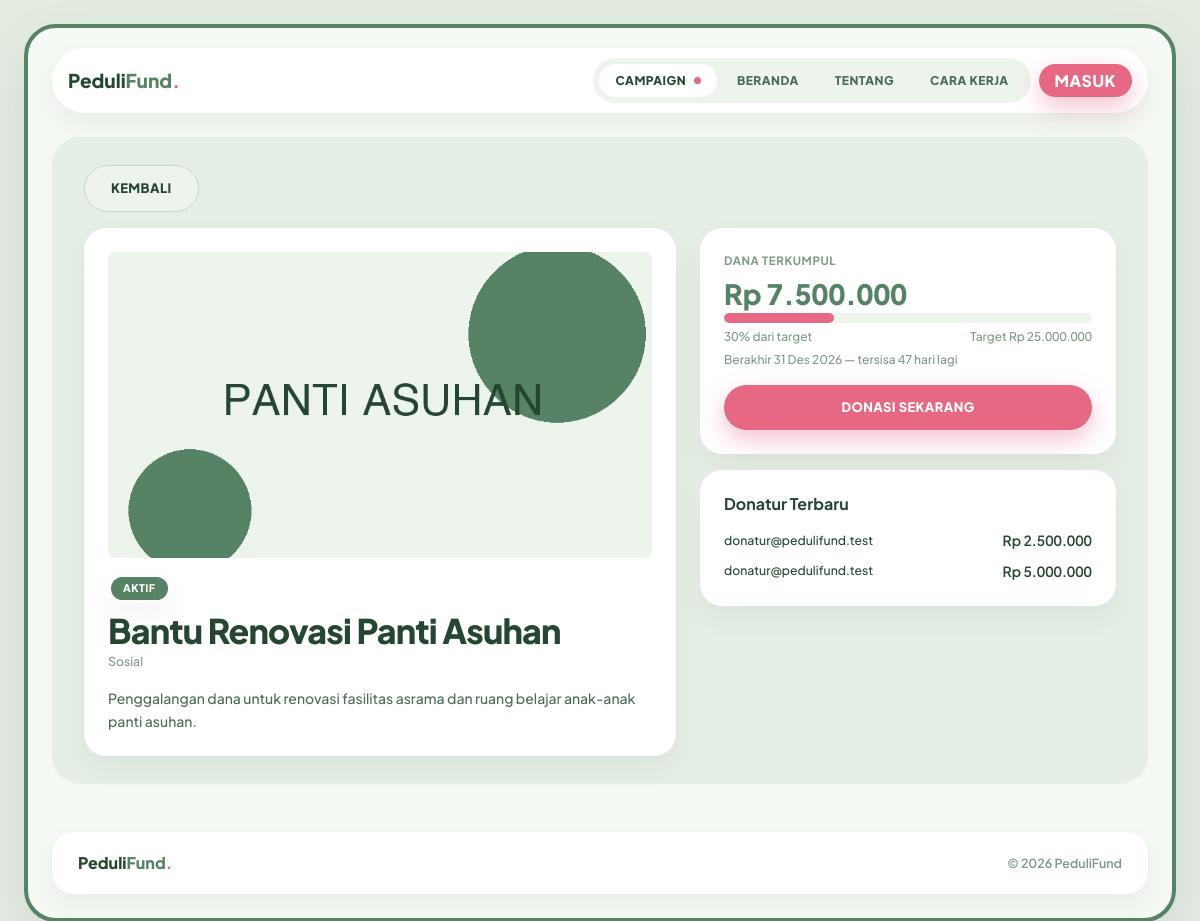
The app's page /detail_campaign.php?id=1 with its own data.
### tables this page shows
CREATE TABLE IF NOT EXISTS campaign (
    id_campaign INT AUTO_INCREMENT PRIMARY KEY,
    id_fundraiser INT NOT NULL,
    judul VARCHAR(255) NOT NULL,
    jenis VARCHAR(100) NOT NULL,
    target_dana DECIMAL(15,2) NOT NULL,
    dana_terkumpul DECIMAL(15,2) DEFAULT 0.00,
    deadline DATE NOT NULL,
    dokumen_campaign VARCHAR(255) NOT NULL,
    status_campaign ENUM('Pending', 'Aktif', 'Ditolak', 'Selesai') DEFAULT 'Pending',
    deskripsi TEXT NOT NULL,
    gambar_campaign VARCHAR(255) NULL,
    CONSTRAINT fk_campaign_pengguna
        FOREIGN KEY (id_fundraiser) REFERENCES pengguna (id_user)
        ON DELETE CASCADE ON UPDATE CASCADE
);

CREATE TABLE IF NOT EXISTS donasi (
    id_donasi INT AUTO_INCREMENT PRIMARY KEY,
    id_campaign INT NOT NULL,
    id_donatur INT NOT NULL,
    nominal DECIMAL(15,2) NOT NULL,
    metode_pembayaran ENUM('Transfer Bank', 'EWallet', 'QRIS') NOT NULL,
    status_pembayaran ENUM('Berhasil', 'Gagal') NOT NULL,
    tanggal_pembayaran DATETIME DEFAULT CURRENT_TIMESTAMP,
    CONSTRAINT fk_donasi_campaign
        FOREIGN KEY (id_campaign) REFERENCES campaign (id_campaign)
        ON DELETE CASCADE ON UPDATE CASCADE,
    CONSTRAINT fk_donasi_pengguna
        FOREIGN KEY (id_donatur) REFERENCES pengguna (id_user)
        ON DELETE CASCADE ON UPDATE CASCADE
);

CREATE TABLE IF NOT EXISTS pengguna (
    id_user INT AUTO_INCREMENT PRIMARY KEY,
    email VARCHAR(255) NOT NULL UNIQUE,
    password VARCHAR(255) NOT NULL,
    role ENUM('Admin', 'Donatur', 'Fundraiser') NOT NULL,
    status_akun ENUM('Aktif', 'Dibekukan') NOT NULL DEFAULT 'Aktif',
    suspend_sampai DATE NULL,
     
    foto_wajah VARCHAR(255) NULL
);

### app/controllers/DonationController.php (called while the page is built, shortened)
<?php
class DonationController
{
    private DonasiEntity $donasiEntity;
    private CampaignEntity $campaignEntity;
    public function __construct(DonasiEntity $donasiEntity, CampaignEntity $campaignEntity)
    {
        $this->donasiEntity = $donasiEntity;
        $this->campaignEntity = $campaignEntity;
    }
    public function tampilkanDetailCampaign(): void
    {
        $idCampaign = (int) ($_GET['id'] ?? 0);
        $campaign = $idCampaign > 0
            ? $this->campaignEntity->ambilCampaignPublikById($idCampaign)
            : null;
        $hariIni = date('Y-m-d');
        $sudahBerakhir = $campaign['deadline'] < $hariIni || $campaign['status_campaign'] !== 'Aktif';
        $sisaHari = $sudahBerakhir
            ? 0
            : (int) ceil((strtotime($campaign['deadline']) - strtotime($hariIni)) / 86400);
        $donaturTerbaru = $this->donasiEntity->ambilDonaturTerbaruByCampaign($idCampaign);
        require __DIR__ . '/../../views/detail_campaign.php';
    }
}

### detail_campaign.php (called while the page is built)
<?php
require_once 'app/bootstrap.php';
$controller = new DonationController(new DonasiEntity($pdo), new CampaignEntity($pdo));
$controller->tampilkanDetailCampaign();

### app/helpers/fungsi.php (called while the page is built, shortened)
<?php
function e($teks): string
{
    return htmlspecialchars((string) $teks, ENT_QUOTES, 'UTF-8');
}
function formatRupiah($angka): string
{
    return 'Rp ' . number_format((float) $angka, 0, ',', '.');
}
function formatTanggal($tanggal): string
{
    $waktu = strtotime((string) $tanggal);
    $daftarBulan = [
        1 => 'Jan', 2 => 'Feb', 3 => 'Mar', 4 => 'Apr',
        5 => 'Mei', 6 => 'Jun', 7 => 'Jul', 8 => 'Agu',
        9 => 'Sep', 10 => 'Okt', 11 => 'Nov', 12 => 'Des'
    ];
    $hari = date('j', $waktu);
    $bulan = $daftarBulan[(int) date('n', $waktu)] ?? date('M', $waktu);
    $tahun = date('Y', $waktu);
    return $hari . ' ' . $bulan . ' ' . $tahun;
}
function hitungPersen($terkumpul, $target): int
{
    $target = (float) $target;
    $persen = (int) round(((float) $terkumpul / $target) * 100);
    return (int) min(100, max(0, $persen));
}
function sudahLogin(): bool
{
    return !empty($_SESSION['pengguna_aktif']['id_user']);
}

### app/models/CampaignEntity.php (called while the page is built, shortened)
<?php
class CampaignEntity
{
    private PDO $pdo;
    public function __construct(PDO $pdo)
    {
        $this->pdo = $pdo;
    }
    public function ambilCampaignPublikById(int $idCampaign): ?array
    {
        $pernyataan = $this->pdo->prepare(
            "SELECT * FROM campaign
             WHERE id_campaign = :id_campaign
               AND status_campaign IN ('Aktif', 'Selesai')"
        );
        $pernyataan->execute([':id_campaign' => $idCampaign]);
        $campaign = $pernyataan->fetch();
        return $campaign !== false ? $campaign : null;
    }
}

### app/models/DonasiEntity.php (called while the page is built, shortened)
<?php
class DonasiEntity
{
    private PDO $pdo;
    public function __construct(PDO $pdo)
    {
        $this->pdo = $pdo;
    }
    public function ambilDonaturTerbaruByCampaign(int $idCampaign, int $limit = 5): array
    {
        $sql = "SELECT d.nominal, d.tanggal_pembayaran, p.email AS email_donatur
                FROM donasi d
                JOIN pengguna p ON d.id_donatur = p.id_user
                WHERE d.id_campaign = :id_campaign AND d.status_pembayaran = 'Berhasil'
                ORDER BY d.id_donasi DESC
                LIMIT :limit";
        $pernyataan = $this->pdo->prepare($sql);
        $pernyataan->bindValue(':id_campaign', $idCampaign, PDO::PARAM_INT);
        $pernyataan->bindValue(':limit', $limit, PDO::PARAM_INT);
        $pernyataan->execute();
        return $pernyataan->fetchAll();
    }
}

### views/detail_campaign.php (the view)
<?php
$judulHalaman = 'Detail Campaign';
require __DIR__ . '/layout/header.php';
$persen = hitungPersen($campaign['dana_terkumpul'], $campaign['target_dana']);
?>
<section class="bagian-halaman">
    <div class="pf-tray">
        <a class="btn-pf-outline mb-3" href="<?= e(BASE_URL) ?>/daftar_campaign.php">Kembali</a>
        <div class="row g-4">
            <div class="col-lg-7">
                <div class="pf-card p-4 h-100">
                    <?php if (!empty($campaign['gambar_campaign'])): ?>
                        <img class="rounded-3 mb-3 w-100" style="max-height: 320px; object-fit: cover;" src="<?= e(URL_UPLOAD_GAMBAR . $campaign['gambar_campaign']) ?>" alt="Gambar campaign <?= e($campaign['judul']) ?>">
                    <?php else: ?>
                        <div class="rounded-3 mb-3 d-flex align-items-center justify-content-center" style="height: 200px; background: var(--green-pale);">
                            <span class="fw-bold" style="color: var(--green-primary);"><?= e($campaign['jenis']) ?></span>
                        </div>
                    <?php endif; ?>
                    <span class="pf-badge <?= e($sudahBerakhir ? 'pf-badge--netral' : 'pf-badge--aktif') ?>"><span class="pf-badge-pil"><?= e($sudahBerakhir ? 'Ditutup' : 'Aktif') ?></span></span>
                    <h1 class="pf-h1 mt-2"><?= e($campaign['judul']) ?></h1>
                    <div class="small mb-3" style="color: var(--text-muted);"><?= e($campaign['jenis']) ?></div>
                    <p class="mb-0" style="color: var(--text-body);"><?= e($campaign['deskripsi']) ?></p>
                </div>
            </div>
            <div class="col-lg-5">
                <div class="pf-card p-4 mb-3">
                    <p class="pf-metrik-label">Dana Terkumpul</p>
                    <p class="pf-metrik-nilai"><?= e(formatRupiah($campaign['dana_terkumpul'])) ?></p>
                    <div class="progress" role="progressbar" aria-label="Progress dana" aria-valuenow="<?= e((string) $persen) ?>" aria-valuemin="0" aria-valuemax="100">
                        <div class="progress-bar" style="width: <?= e((string) $persen) ?>%"></div>
                    </div>
                    <div class="d-flex justify-content-between mt-1">
                        <small class="pf-teks-bantu pf-angka"><?= e((string) $persen) ?>% dari target</small>
                        <small class="pf-teks-bantu pf-angka">Target <?= e(formatRupiah($campaign['target_dana'])) ?></small>
                    </div>
                    <small class="pf-teks-bantu d-block mt-1">Berakhir <?= e(formatTanggal($campaign['deadline'])) ?><?= $sudahBerakhir ? '' : ' — tersisa ' . e((string) $sisaHari) . ' hari lagi' ?></small>
                    <?php if ($sudahBerakhir): ?>
                        <button class="btn-pf-outline w-100 mt-3" disabled title="Campaign sudah ditutup">Donasi Sekarang</button>
                    <?php else: ?>
                        <a class="btn-pf-cta w-100 mt-3 justify-content-center" href="<?= e(BASE_URL) ?>/donasi.php?id=<?= e((string) $campaign['id_campaign']) ?>">Donasi Sekarang</a>
                    <?php endif; ?>
                </div>
                <div class="pf-card p-4">
                    <h2 class="h6 fw-bold mb-3">Donatur Terbaru</h2>
                    <?php if ($donaturTerbaru === []): ?>
                        <p class="pf-teks-bantu mb-0">Jadilah donatur pertama campaign ini.</p>
                    <?php else: ?>
                        <ul class="list-unstyled mb-0 d-flex flex-column gap-2">
                            <?php foreach ($donaturTerbaru as $donasi): ?>
                                <li class="d-flex justify-content-between align-items-center">
                                    <span class="small text-truncate me-2"><?= e($donasi['email_donatur']) ?></span>
                                    <span class="pf-angka fw-semibold"><?= e(formatRupiah($donasi['nominal'])) ?></span>
                                </li>
                            <?php endforeach; ?>
                        </ul>
                    <?php endif; ?>
                </div>
            </div>
        </div>
    </div>
</section>
<?php require __DIR__ . '/layout/footer.php'; ?>

### views/layout/header.php (shortened to what this page needs)
<?php
$judulHalaman = isset($judulHalaman) ? $judulHalaman : APP_NAME;
?>
<!doctype html>
<html lang="id">
<head>
    <link href="<?= e(BASE_URL) ?>/assets/vendor/bootstrap-5.3.3/bootstrap.min.css" rel="stylesheet">
    <link href="<?= e(BASE_URL) ?>/assets/css/pedulifund-theme.css" rel="stylesheet">
</head>
<body>
<div class="pf-app-window">
    <header class="pf-navbar">
        <a class="pf-logo" href="<?= e(BASE_URL) ?>/index.php" aria-label="Beranda PeduliFund">
            <span class="pf-wordmark">Peduli<span class="pf-fund">Fund</span><span class="pf-titik">.</span></span>
        </a>
        <div class="d-flex align-items-center gap-2">
            <nav class="pf-menu" aria-label="Menu utama">
                <?php $menuCampaignAktif = isset($judulHalaman) && in_array($judulHalaman, ['Daftar Campaign', 'Detail Campaign'], true); ?>
                <a class="pf-menu-item <?= $menuCampaignAktif ? 'pf-menu-item-aktif' : '' ?>" href="<?= e(BASE_URL) ?>/daftar_campaign.php">Campaign</a>
                <?php if (sudahLogin()): ?>
                    <?php
                    $peran = peranPenggunaAktif();
                    $urlDashboard = BASE_URL . '/dashboard_fundraiser.php';
                    if ($peran === 'Donatur') {
                        $urlDashboard = BASE_URL . '/dashboard_donatur.php';
                    } elseif ($peran === 'Admin') {
                        $urlDashboard = BASE_URL . '/dashboard_admin.php';
                    }
                    ?>
                    <a class="pf-menu-item <?= (isset($judulHalaman) && strpos($judulHalaman, 'Review Pencairan') === false) ? 'pf-menu-item-aktif' : '' ?>" href="<?= e($urlDashboard) ?>">Dashboard</a>
                    <?php if ($peran === 'Admin'): ?>
                        <a class="pf-menu-item <?= (isset($judulHalaman) && strpos($judulHalaman, 'Review Pencairan') !== false) ? 'pf-menu-item-aktif' : '' ?>" href="<?= e(BASE_URL) ?>/review_pencairan.php">Review Pencairan</a>
                    <?php endif; ?>
                <?php else: ?>
                    <a class="pf-menu-item <?= (isset($judulHalaman) && $judulHalaman === 'Beranda') ? 'pf-menu-item-aktif' : '' ?>" href="<?= e(BASE_URL) ?>/index.php">Beranda</a>
                    <a class="pf-menu-item" href="<?= e(BASE_URL) ?>/index.php#tentang">Tentang</a>
                    <a class="pf-menu-item" href="<?= e(BASE_URL) ?>/index.php#cara-kerja">Cara Kerja</a>
                <?php endif; ?>
            </nav>
            <?php if (sudahLogin()): ?>
                <div class="d-none d-sm-flex align-items-center gap-2 ps-2 border-start">
                    <span class="pf-badge pf-badge--aktif">
                        <span class="pf-badge-pil"><?= e(peranPenggunaAktif() ?? 'User') ?></span>
                    </span>
                    <span class="small fw-semibold text-truncate" style="max-width: 140px; color: var(--text-body);">
                        <?= e(penggunaAktif()['email'] ?? '') ?>
                    </span>
                </div>
                <a class="btn-pf-outline py-1 px-3 fs-6" href="<?= e(BASE_URL) ?>/logout.php">Keluar</a>
            <?php else: ?>
                <a class="btn-pf-cta py-1 px-3 fs-6" href="<?= e(BASE_URL) ?>/login.php">Masuk</a>
            <?php endif; ?>
        </div>
    </header>
    <main class="pf-main">

### views/layout/footer.php (shortened to what this page needs)
</main>
<footer class="pf-footer">
    <div class="pf-footer-card">
        <div class="pf-footer-brand">
            <span class="pf-wordmark">Peduli<span class="pf-fund">Fund</span><span class="pf-titik">.</span></span>
        </div>
        <p class="pf-footer-copy">&copy; <?= e((string) date('Y')) ?> PeduliFund</p>
    </div>
</footer>
</div>
</body>
</html>

### records on screen
campaign: gambar_campaign (picture), status_campaign "AKTIF", judul "Bantu Renovasi Panti Asuhan", jenis "Sosial", deskripsi "Penggalangan dana untuk renovasi fasilitas asrama dan ruang belajar anak-anak panti asuhan.", dana_terkumpul "Rp 7.500.000", persen "30", target_dana "Rp 25.000.000", deadline "31 Des 2026", sisaHari "47"
donasi: id_donatur.email "donatur@pedulifund.test", nominal "Rp 2.500.000"
donasi: id_donatur.email "donatur@pedulifund.test", nominal "Rp 5.000.000"
